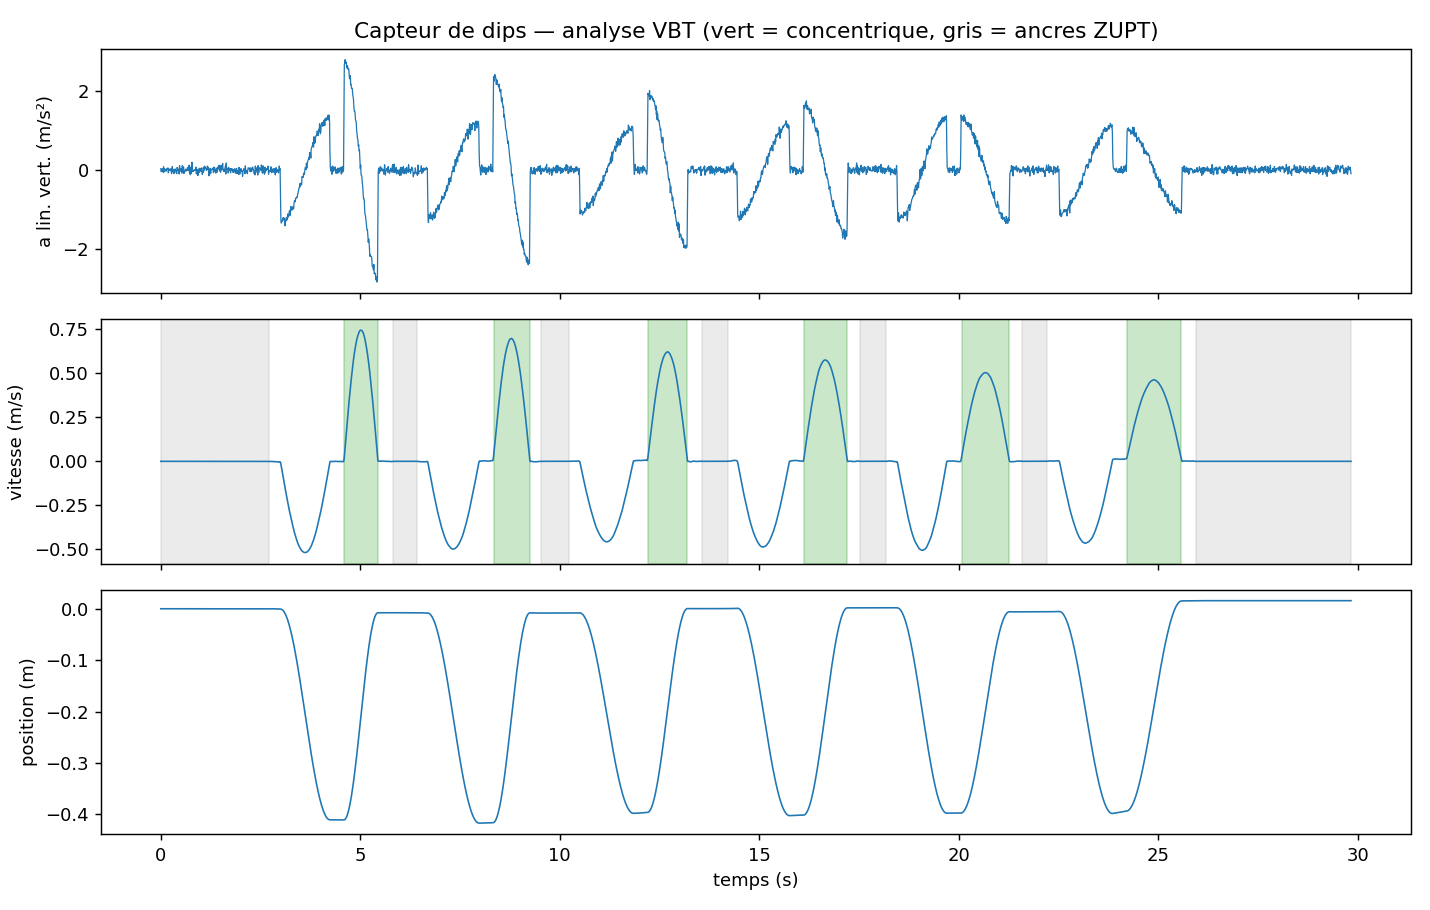

Python code for this plot:
"""Analyse VBT d'un enregistrement IMU (réel ou simulé) — le cœur du capteur de dips.

Chaîne de traitement (celle qui sera portée en C++ sur l'ESP32 une fois figée) :
  1. détection des périodes immobiles (variance accéléro + gyro faibles)
  2. calibration sur la 1re période immobile : biais gyro + vecteur gravité
  3. suivi de l'orientation : propagation gyro + recalage accéléro (filtre
     complémentaire sur le vecteur gravité)
  4. accélération linéaire verticale = composante le long de la gravité - g
  5. intégration -> vitesse, avec ZUPT : vitesse forcée à zéro sur chaque
     période immobile, dérive résiduelle retirée linéairement entre deux ancres
  6. découpage en reps (phases concentriques/excentriques) + métriques :
     vitesse moyenne, vitesse pic, ROM, perte de vitesse dans la série

Usage :
    python analyse_reps.py [fichier.csv] [--verite verite_terrain.json]
                           [--plot analyse_reps.png]
"""

import argparse
import json
import os
import numpy as np

G_DEFAUT = 9.80665

# Seuils de la chaîne (à re-régler sur données réelles si besoin)
SEUIL_STD_ACCEL = 0.12      # m/s²  — en dessous : candidat "immobile"
SEUIL_GYRO = 2.0            # °/s   — idem
FENETRE_IMMOBILE_S = 0.25   # s     — fenêtre glissante des critères
DUREE_ANCRE_S = 0.40        # s     — durée mini d'une période immobile (ancre ZUPT)
SEUIL_V_REP = 0.05          # m/s   — seuil de détection d'une phase de rep
DUREE_MINI_PHASE_S = 0.25   # s
ROM_MINI_M = 0.15           # m     — écarte les micro-mouvements
GAIN_RECALAGE = 0.02        # gain du filtre complémentaire (par échantillon quasi-statique)


def moyenne_glissante(x, n):
    """Moyenne glissante centrée, même taille que x (bords gérés par répétition)."""
    n = max(1, int(n))
    noyau = np.ones(n) / n
    xp = np.pad(x, (n // 2, n - 1 - n // 2), mode="edge")
    return np.convolve(xp, noyau, mode="valid")


def plages_vraies(masque):
    """Liste des (debut, fin exclus) des plages contiguës à True."""
    d = np.diff(masque.astype(np.int8), prepend=0, append=0)
    debuts = np.flatnonzero(d == 1)
    fins = np.flatnonzero(d == -1)
    return list(zip(debuts, fins))


def cumtrapz(y, dt):
    """Intégrale cumulée par trapèzes, en partant de zéro."""
    out = np.zeros_like(y)
    out[1:] = np.cumsum((y[1:] + y[:-1]) * 0.5 * dt)
    return out


def detecter_immobilite(accel, gyro_dps, fs):
    """Masque booléen des instants immobiles (critères variance accel + gyro)."""
    n_fen = int(FENETRE_IMMOBILE_S * fs)
    norme_a = np.linalg.norm(accel, axis=1)
    m = moyenne_glissante(norme_a, n_fen)
    m2 = moyenne_glissante(norme_a ** 2, n_fen)
    std_a = np.sqrt(np.maximum(m2 - m ** 2, 0.0))
    gyro_moy = moyenne_glissante(np.linalg.norm(gyro_dps, axis=1), n_fen)
    return (std_a < SEUIL_STD_ACCEL) & (gyro_moy < SEUIL_GYRO)


def suivre_gravite(accel, omega_rad, immobile, g_init, g_mes, dt):
    """Vecteur gravité unitaire dans le repère capteur, échantillon par échantillon.

    Propagation : un vecteur fixe du monde vu depuis un repère qui tourne à
    omega évolue selon dg/dt = -omega x g. Recalage : quand la norme de
    l'accéléro est proche de g et que ça tourne peu, l'accéléro pointe la
    gravité -> on tire doucement l'estimation vers lui (filtre complémentaire).
    """
    n = accel.shape[0]
    g_hat = np.empty((n, 3))
    g = g_init / np.linalg.norm(g_init)
    norme_a = np.linalg.norm(accel, axis=1)
    quasi_statique = (np.abs(norme_a - g_mes) < 0.05 * g_mes) & \
                     (np.linalg.norm(omega_rad, axis=1) < np.deg2rad(6.0))
    for k in range(n):
        g = g - dt * np.cross(omega_rad[k], g)
        if quasi_statique[k] or immobile[k]:
            g = (1.0 - GAIN_RECALAGE) * g + GAIN_RECALAGE * accel[k] / norme_a[k]
        g /= np.linalg.norm(g)
        g_hat[k] = g
    return g_hat


def integrer_avec_zupt(a_lin, ancres, dt):
    """Vitesse par intégration segment par segment entre deux ancres immobiles.

    Sur chaque segment de mouvement, la vitesse doit revenir à zéro à l'ancre
    suivante : le reliquat mesure la dérive (biais accéléro + fuite de gravité),
    qu'on retire comme une rampe linéaire — exact pour un biais constant.
    """
    n = a_lin.size
    v = np.zeros(n)
    for (_, fin_ancre), (debut_suiv, _) in zip(ancres[:-1], ancres[1:]):
        i0, i1 = fin_ancre, debut_suiv
        if i1 <= i0:
            continue
        seg = cumtrapz(a_lin[i0:i1 + 1], dt)
        derive = seg[-1] / (len(seg) - 1)
        v[i0:i1 + 1] = seg - derive * np.arange(len(seg))
    return v


def decouper_phases(v, fs, sens):
    """Plages des phases concentriques (sens=+1) ou excentriques (-1).

    Détection par seuil, puis extension des bornes jusqu'à ce que la vitesse
    retombe sous un petit epsilon (2,5 % du pic de la phase) — pas jusqu'au
    zéro strict, sinon on avale les plateaux de vitesse quasi nulle (pause
    basse, tremblements) et la vitesse moyenne est diluée.
    """
    phases, deja = [], set()
    for d, f in plages_vraies(sens * v > SEUIL_V_REP):
        eps = max(0.02, 0.025 * float(np.max(sens * v[d:f])))
        while d > 0 and sens * v[d - 1] > eps:
            d -= 1
        while f < v.size and sens * v[f] > eps:
            f += 1
        if d in deja:
            continue
        deja.add(d)
        duree = (f - d) / fs
        rom = abs(np.sum(v[d:f]) / fs)
        if duree >= DUREE_MINI_PHASE_S and rom >= ROM_MINI_M:
            phases.append((d, f))
    return phases


def main():
    ap = argparse.ArgumentParser(description=__doc__.splitlines()[0])
    ap.add_argument("csv", nargs="?", default="reps_simulees.csv")
    ap.add_argument("--verite", default=None, help="JSON de vérité terrain (validation)")
    ap.add_argument("--plot", default="analyse_reps.png")
    args = ap.parse_args()

    d = np.genfromtxt(args.csv, delimiter=",", names=True, comments="#")
    t = d["t_ms"] / 1000.0
    fs = 1.0 / np.median(np.diff(t))
    dt = 1.0 / fs
    accel = np.column_stack([d["ax"], d["ay"], d["az"]])
    gyro_dps = np.column_stack([d["gx"], d["gy"], d["gz"]])

    # 1-2. immobilité + calibration sur la première vraie période immobile
    immobile = detecter_immobilite(accel, gyro_dps, fs)
    plages_imm = [p for p in plages_vraies(immobile) if (p[1] - p[0]) / fs >= 1.0]
    if not plages_imm or plages_imm[0][0] / fs > 5.0:
        raise SystemExit("Pas de période immobile d'au moins 1 s en début "
                         "d'enregistrement : impossible de calibrer. "
                         "Rester immobile 2-3 s après la mise sous tension.")
    c0, c1 = plages_imm[0]
    biais_gyro = gyro_dps[c0:c1].mean(axis=0)
    g_vec0 = accel[c0:c1].mean(axis=0)
    g_mes = float(np.linalg.norm(g_vec0))
    omega_rad = np.deg2rad(gyro_dps - biais_gyro)

    # 3-4. gravité suivie puis retirée -> accélération linéaire verticale (+ = haut)
    g_hat = suivre_gravite(accel, omega_rad, immobile, g_vec0, g_mes, dt)
    a_lin = np.einsum("ij,ij->i", accel, g_hat) - g_mes

    # 5. intégration ZUPT entre ancres immobiles
    ancres = [p for p in plages_vraies(immobile) if (p[1] - p[0]) / fs >= DUREE_ANCRE_S]
    if len(ancres) < 2:
        raise SystemExit("Moins de deux périodes immobiles détectées : pas d'ancres "
                         "ZUPT. Marquer une vraie pause en haut entre les reps.")
    v = integrer_avec_zupt(a_lin, ancres, dt)
    z = cumtrapz(v, dt)

    # 6. découpage en reps + métriques
    concentriques = decouper_phases(v, fs, +1)
    excentriques = decouper_phases(v, fs, -1)
    reps = []
    for (d0, f0) in concentriques:
        prec = [e for e in excentriques if e[1] <= d0 and (d0 - e[1]) / fs < 3.0]
        reps.append({
            "debut": d0, "fin": f0,
            "v_moy": float(v[d0:f0].mean()),
            "v_pic": float(v[d0:f0].max()),
            "rom": float(np.sum(v[d0:f0]) * dt),
            "duree": (f0 - d0) / fs,
            "duree_exc": (prec[-1][1] - prec[-1][0]) / fs if prec else None,
        })

    if not reps:
        raise SystemExit("Aucune rep détectée.")

    meilleure = max(r["v_moy"] for r in reps)
    print(f"\nFichier : {args.csv}  ({t[-1]:.1f} s à {fs:.0f} Hz, "
          f"g mesuré {g_mes:.3f} m/s², {len(ancres)} ancres ZUPT)")
    print(f"\n{len(reps)} reps détectées :")
    print("  rep   v_moy    v_pic     ROM   t_conc   perte")
    for i, r in enumerate(reps, 1):
        perte = (1 - r["v_moy"] / meilleure) * 100
        print(f"   {i:2d}   {r['v_moy']:.3f}    {r['v_pic']:.3f}   "
              f"{r['rom']*100:5.1f}cm   {r['duree']:.2f}s   {perte:5.1f}%")

    # Aide à la décision façon doc projet : seuil de perte de vitesse
    derniere_perte = (1 - reps[-1]["v_moy"] / meilleure) * 100
    print(f"\nPerte de vitesse en fin de série : {derniere_perte:.0f}% "
          f"(coupure force ~20%, hypertrophie ~25-30%)")

    # Validation contre la vérité terrain si fournie
    if args.verite and os.path.exists(args.verite):
        with open(args.verite, encoding="utf-8") as f:
            verite = json.load(f)
        if len(verite) == len(reps):
            print("\nValidation contre la vérité terrain :")
            err_moy, err_pic, err_rom = [], [], []
            for r, vt in zip(reps, verite):
                e_m = 100 * (r["v_moy"] - vt["v_moy_m_s"]) / vt["v_moy_m_s"]
                e_p = 100 * (r["v_pic"] - vt["v_pic_m_s"]) / vt["v_pic_m_s"]
                e_r = 100 * (r["rom"] - vt["rom_m"]) / vt["rom_m"]
                err_moy.append(e_m); err_pic.append(e_p); err_rom.append(e_r)
                print(f"   rep {vt['rep']} : v_moy {vt['v_moy_m_s']:.3f} -> "
                      f"{r['v_moy']:.3f} ({e_m:+.1f}%) | v_pic {e_p:+.1f}% | ROM {e_r:+.1f}%")
            for nom, e in [("v_moy", err_moy), ("v_pic", err_pic), ("ROM", err_rom)]:
                print(f"   erreur {nom} : moyenne {np.mean(np.abs(e)):.1f}% | "
                      f"max {np.max(np.abs(e)):.1f}%")
        else:
            print(f"\n(vérité terrain ignorée : {len(verite)} reps attendues, "
                  f"{len(reps)} détectées)")

    # Graphique de contrôle
    if args.plot:
        import matplotlib
        matplotlib.use("Agg")
        import matplotlib.pyplot as plt
        fig, axes = plt.subplots(3, 1, sharex=True, figsize=(11, 7))
        axes[0].plot(t, a_lin, lw=0.7)
        axes[0].set_ylabel("a lin. vert. (m/s²)")
        axes[1].plot(t, v, lw=0.9)
        for (d0, f0) in concentriques:
            axes[1].axvspan(t[d0], t[min(f0, len(t) - 1)], alpha=0.25, color="tab:green")
        for (d0, f0) in ancres:
            axes[1].axvspan(t[d0], t[min(f0, len(t) - 1)], alpha=0.15, color="tab:gray")
        axes[1].set_ylabel("vitesse (m/s)")
        axes[2].plot(t, z, lw=0.9)
        axes[2].set_ylabel("position (m)")
        axes[2].set_xlabel("temps (s)")
        axes[0].set_title("Capteur de dips — analyse VBT (vert = concentrique, gris = ancres ZUPT)")
        fig.tight_layout()
        fig.savefig(args.plot, dpi=130)
        print(f"\nGraphique : {os.path.abspath(args.plot)}")


if __name__ == "__main__":
    main()
